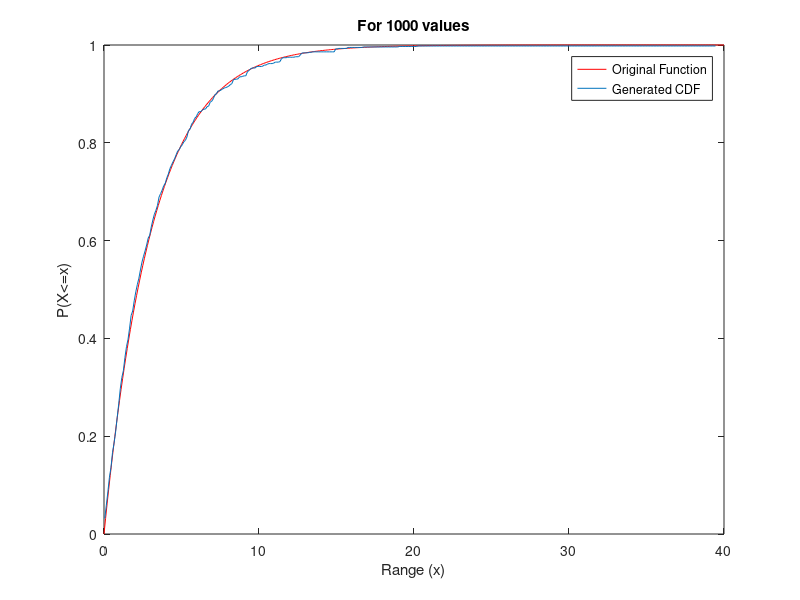
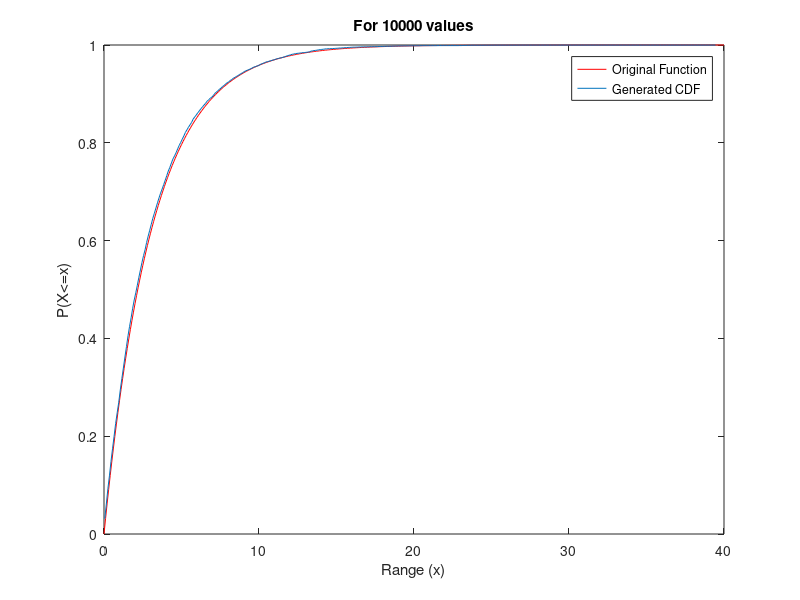
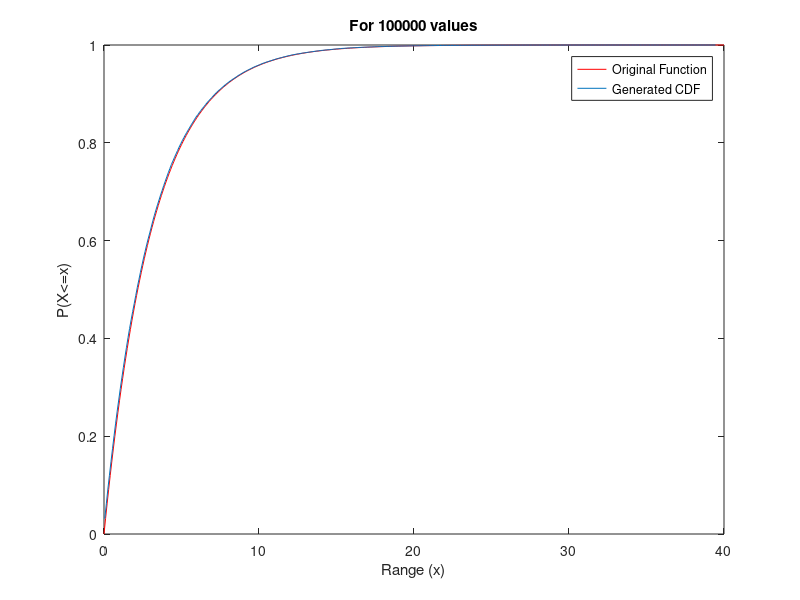

MATLAB code for these plots, in order:
clc
a=34;
b=0;
m=345;
st1=zeros(1000,1);
st2=zeros(10000,1);
st3=zeros(100000,1);
st1(1,1)=3;
st2(1,1)=5;
st3(1,1)=5;
for i=2:17
    st1(i,1)=mod(a*st1(i-1)+b,m);
    st2(i,1)=mod(a*st2(i-1)+b,m);
    st3(i,1)=mod(a*st3(i-1)+b,m);
end
st1=st1/m;
st2=st2/m;
st3=st3/m;
for i=18:1000
    st1(i,1)=st1(i-17,1)-st1(i-5,1);
    if st1(i,1)<0   
        st1(i,1)=st1(i,1)+1;
    end
end
for i=18:10000
    st2(i,1)=st2(i-17,1)-st2(i-5,1);
    if st2(i,1)<0   
        st2(i,1)=st2(i,1)+1;
    end
end
for i=18:100000
    st3(i,1)=st3(i-17,1)-st3(i-5,1);
    if st3(i,1)<0   
        st3(i,1)=st3(i,1)+1;
    end
end
th=pi;
g1=zeros(1000,1);
g2=zeros(10000,1);
g3=zeros(100000,1);
g1=-th*log(1-st1);
g2=-th*log(1-st2);
g3=-th*log(1-st3);
frange=0:0.1:40;
count1=histc(g1,frange);
ans1=zeros(401,1);
ans1(1,1)=count1(1,1);
for i=2:401
    ans1(i,1)=ans1(i-1,1)+count1(i,1);
end
count2=histc(g2,frange);
ans2=zeros(401,1);
ans2(1,1)=count2(1,1);
for i=2:401
    ans2(i,1)=ans2(i-1,1)+count2(i,1);
end
count3=histc(g3,frange);
ans3=zeros(401,1);
ans3(1,1)=count3(1,1);
for i=2:401
    ans3(i,1)=ans3(i-1,1)+count3(i,1);
end
ans1=ans1/1000
ans2=ans2/10000
ans3=ans3/100000
x=0.05:0.1:39.5;
z=0:0.1:40;
y=1-exp(-z/th);
figure;
plot(z,y,'-r');
title('For 1000 values')
hold on
plot(x,ans1(1:395));
legend('Original Function','Generated CDF')
xlabel('Range (x)');
ylabel('P(X<=x)');
figure;
plot(z,y,'-r');
title('For 10000 values')
hold on
plot(x,ans2(1:395));
legend('Original Function','Generated CDF')
xlabel('Range (x)');
ylabel('P(X<=x)');
figure;
plot(z,y,'-r');
title('For 100000 values')
hold on
plot(x,ans3(1:395));
legend('Original Function','Generated CDF')
xlabel('Range (x)');
ylabel('P(X<=x)');
mean1000=mean(g1)
mean10000=mean(g2)
mean100000=mean(g3)
variance1000=var(g1)
variance10000=var(g2)
variance100000=var(g3)
